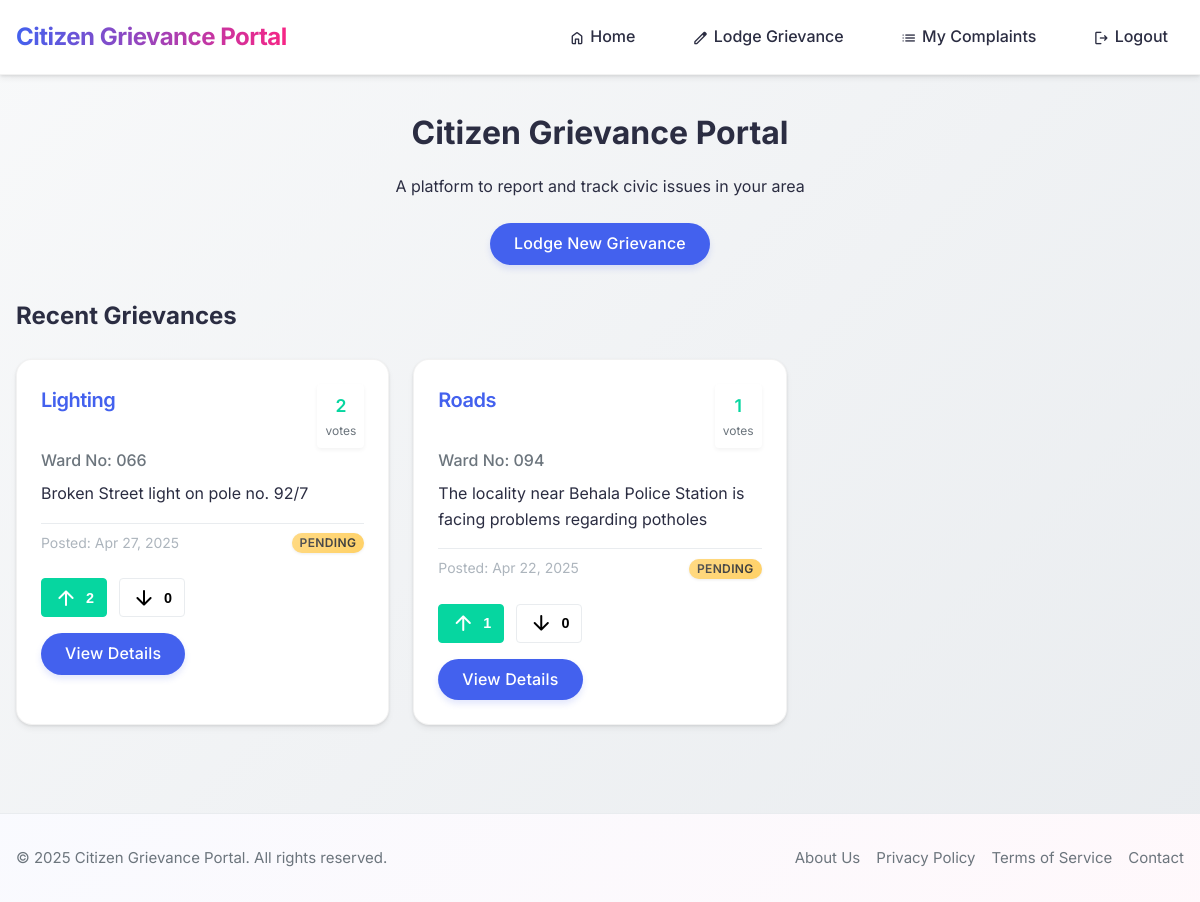
The app's page / (signed in) with its own data.
### citizen/models.py (models this page shows, shortened)
class Post(models.Model):
    host = models.ForeignKey(User, on_delete = models.SET_NULL, null = True)
    dept = models.ForeignKey(dept, on_delete = models.SET_NULL, null = True)
    ward_no = models.ForeignKey(ward_no, on_delete = models.SET_NULL, null=True)
    description = models.TextField(null=True, blank=True)
    image = models.ImageField(null=True, blank=True, upload_to='images/')
    created = models.DateTimeField(auto_now_add=True)
    status = models.ForeignKey(status, on_delete= models.SET_NULL, null=True)
    class Meta:
        ordering = ['-created']
    def get_upvote_count(self):
        return self.votes.filter(value=1).count()
    def get_downvote_count(self):
        return self.votes.filter(value=-1).count()

class dept(models.Model):
    name = models.CharField(max_length=100)
    def __str__(self):
        return self.name

class ward_no(models.Model):
    name = models.CharField(max_length=3)
    def __str__(self):
        return self.name

class status(models.Model):
    name = models.CharField(max_length=100)
    def __str__(self):
        return self.name

### citizen/views.py (the view)
# urls.py: 2. Add a URL to urlpatterns:  path('', views.home, name='home')
def home(request):
    posts = Post.objects.all().annotate(vote_count=Coalesce(Sum('votes__value'), 0)).order_by('-vote_count', '-created')
    user_votes = {}
    if request.user.is_authenticated:
        votes = Vote.objects.filter(user=request.user)
        for vote in votes:
            user_votes[vote.post_id] = vote.value
    context = {
        'posts': posts,
        'user_votes': user_votes
    }
    return render(request, 'citizen/home.html', context)

### citizen/templatetags/citizen_extras.py (called while the page is built)
@register.filter
def get_item(dictionary, key):
    if dictionary is None:
        return None
    if isinstance(key, str) and key.isdigit():
        key = int(key)
    return dictionary.get(key)

### citizen/templates/citizen/home.html (shortened to what this page needs)
{% extends 'header.html' %}
{% load citizen_extras %}
{% block content %}
<div class="mb-4">
    <div class="text-center mb-4">
        <h1 class="mb-2">Citizen Grievance Portal</h1>
        <p class="mb-3">A platform to report and track civic issues in your area</p>
        <a href="{% url 'lodge_grevance' %}" class="btn btn-primary">Lodge New Grievance</a>
    </div>
    <div class="mb-3">
        <h2 class="mb-3">Recent Grievances</h2>
        <div class="posts-container">
            {% for post in posts %}
            <div class="card">
                <div class="card-header">
                    <h3 class="card-title">{{ post.dept }}</h3>
                    <div class="vote-indicator">
                        <span class="vote-count {% if post.vote_count > 0 %}positive{% elif post.vote_count < 0 %}negative{% endif %}" id="vote-total-{{ post.id }}">
                            {{ post.vote_count|default:"0" }}
                        </span>
                        <span class="vote-label">votes</span>
                    </div>
                </div>
                <h4 class="card-subtitle">Ward No: {{ post.ward_no }}</h4>
                <p class="card-text">{{ post.description|truncatewords:20 }}</p>
                <div class="card-meta">
                    <span>Posted: {{ post.created|date:"M d, Y" }}</span>
                    {% if post.status %}
                    <span class="badge badge-{{ post.status.name|lower }}">{{ post.status }}</span>
                    {% endif %}
                </div>
                <div class="vote-actions mt-3">
                    <div class="vote-buttons">
                        {% if request.user.is_authenticated %}
                        <button class="vote-btn upvote-btn {% if user_votes|get_item:post.id == 1 %}active{% endif %}"
                                data-post-id="{{ post.id }}"
                                data-vote-type="upvote">
                            <span class="icon icon-arrow-up"></span>
                            <span class="vote-count-small">{{ post.get_upvote_count }}</span>
                        </button>
                        <button class="vote-btn downvote-btn {% if user_votes|get_item:post.id == -1 %}active{% endif %}"
                                data-post-id="{{ post.id }}"
                                data-vote-type="downvote">
                            <span class="icon icon-arrow-down"></span>
                            <span class="vote-count-small">{{ post.get_downvote_count }}</span>
                        </button>
                        {% else %}
                        <a href="{% url 'login' %}?next={{ request.path }}" class="btn btn-sm btn-outline">
                            <span class="icon icon-login icon-sm"></span> Login to vote
                        </a>
                        {% endif %}
                    </div>
                </div>
                <div class="mt-2">
                    <a href="{% url 'view_grevance' post.id %}" class="btn btn-animated">View Details</a>
                </div>
            </div>
            {% empty %}
            <div class="text-center p-4">
                <h3>No grievances have been reported yet</h3>
                <p class="mb-3">Be the first to report an issue in your area</p>
                <a href="{% url 'lodge_grevance' %}" class="btn btn-primary">Lodge New Grievance</a>
            </div>
            {% endfor %}
        </div>
    </div>
</div>
{% endblock content %}

### citizen/templates/citizen/home.html (style rules this page uses)
.card { transition: transform 0.3s ease, box-shadow 0.3s ease; overflow: hidden; position: relative; }
.card::before { content: ''; position: absolute; top: 0; left: 0; width: 100%; height: 4px; background: linear-gradient(90deg, var(--primary-color), var(--secondary-color)); transform: scaleX(0); transform-origin: left; transition: transform 0.3s ease; }
.card-header { display: flex; justify-content: space-between; align-items: flex-start; }
.vote-indicator { display: flex; flex-direction: column; align-items: center; background-color: var(--bg-light); padding: 0.5rem; border-radius: var(--border-radius-sm); box-shadow: 0 2px 4px rgba(0, 0, 0, 0.05); }
.vote-count { font-weight: 600; font-size: 1.1rem; }
.vote-count.positive { color: var(--success-color); }
.vote-label { font-size: 0.75rem; color: var(--text-light); }
.btn-animated { position: relative; overflow: hidden; z-index: 1; }
.btn-animated::after { content: ''; position: absolute; bottom: 0; left: 0; width: 100%; height: 100%; background-color: rgba(255, 255, 255, 0.1); transform: scaleX(0); transform-origin: right; transition: transform 0.3s ease; z-index: -1; }
.vote-actions { display: flex; justify-content: flex-start; margin-bottom: 1rem; }
.vote-buttons { display: flex; gap: 0.75rem; }
.vote-btn { display: flex; flex-direction: row; align-items: center; gap: 0.5rem; background: none; border: 1px solid var(--bg-dark); border-radius: var(--border-radius-sm); padding: 0.4rem 0.75rem; cursor: pointer; transition: all 0.2s ease; }
.upvote-btn.active { background-color: var(--success-color); color: white; border-color: var(--success-color); }
.vote-count-small { font-weight: 600; font-size: 0.9rem; transition: all 0.3s ease; }
.vote-btn { position: relative; overflow: hidden; }
.vote-btn::after { content: ''; position: absolute; top: 0; left: 0; width: 100%; height: 100%; background: rgba(255, 255, 255, 0.2); transform: translateX(-100%); transition: transform 0.3s ease; }

### records on screen
Post: dept "Lighting", vote_count "2", ward_no "066", description "Broken Street light on pole no. 92/7", created "Apr 27, 2025", status "PENDING", get_upvote_count "2", get_downvote_count "0"
Post: dept "Roads", vote_count "1", ward_no "094", description "The locality near Behala Police Station is facing problems regarding potholes", created "Apr 22, 2025", status "PENDING", get_upvote_count "1", get_downvote_count "0"
